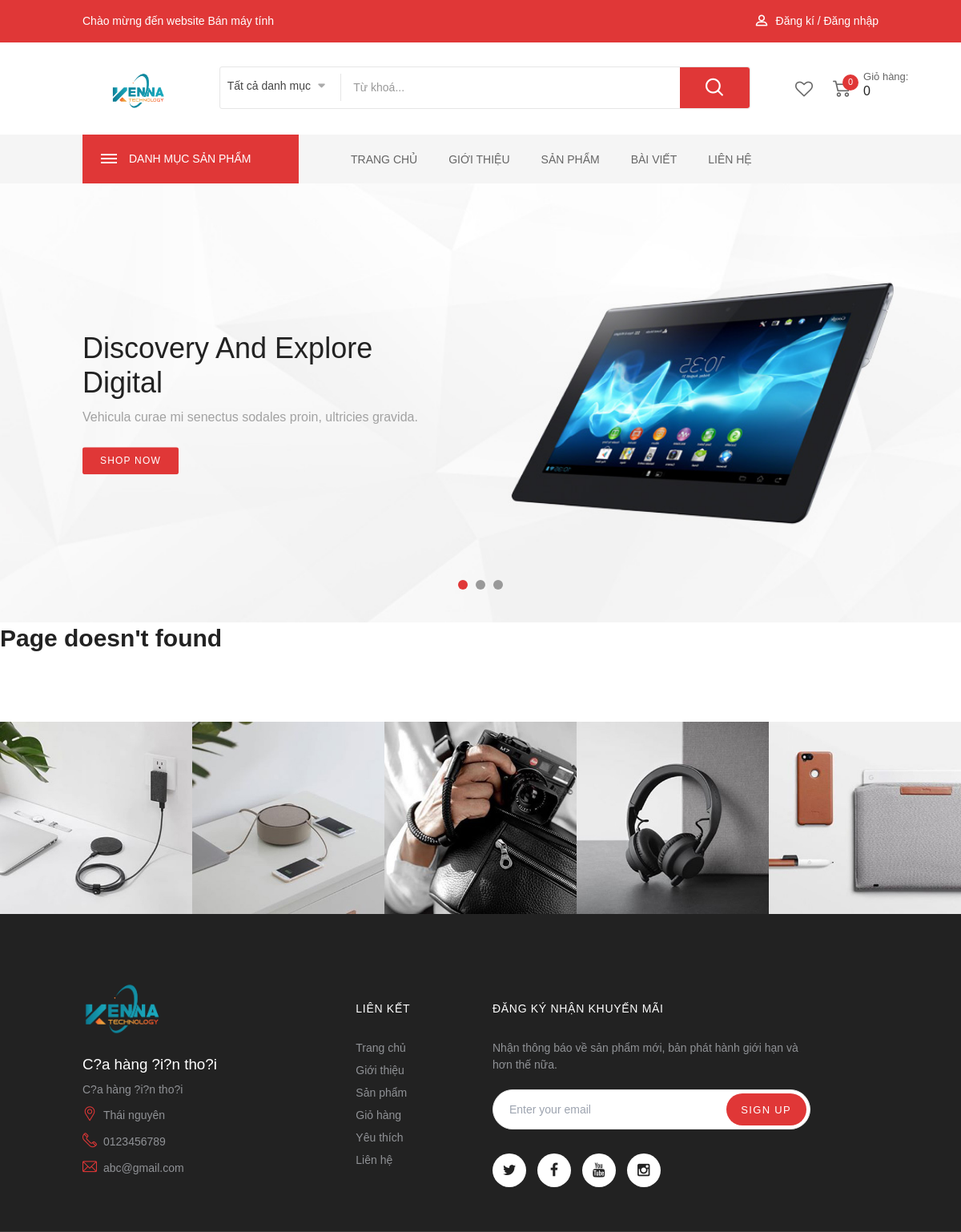
Page /404.php on the committed database.
### tables this page shows
CREATE TABLE `tbl_settings` (
  `id` int(11) NOT NULL,
  `title` varchar(255) NOT NULL,
  `description` varchar(255) NOT NULL,
  `body` text NOT NULL,
  `phone` varchar(255) NOT NULL,
  `email` varchar(255) NOT NULL,
  `address` varchar(255) NOT NULL,
  `link_facebook` varchar(255) NOT NULL,
  `link_youtobe` varchar(255) NOT NULL,
  `link_twitter` varchar(255) NOT NULL,
  `link_instagram` varchar(255) NOT NULL,
  `logo` varchar(255) NOT NULL
);

CREATE TABLE `tbl_slider` (
  `sliderId` int(11) NOT NULL,
  `sliderName` varchar(255) NOT NULL,
  `slider_image` varchar(255) NOT NULL,
  `type` int(11) NOT NULL
);

### lib/session.php (called while the page is built, shortened)
<?php
class Session{
 public static function get($key){
    if (isset($_SESSION[$key])) {
     return $_SESSION[$key];
    } else {
     return false;
    }
 }
}
?>

### classes/setting.php (called while the page is built, shortened)
<?php
	$filepath = realpath(dirname(__FILE__));
	include_once ($filepath.'/../lib/database.php');
?>
<?php
	class setting
	{
		private $db;
		public function __construct()
		{
			$this->db = new Database();
		}
        public function getSetting($id = 1)
        {
            $query = "SELECT * FROM tbl_settings where id = '$id'";
			$result = $this->db->select($query);
			return $result;
        }
	}
?>

### lib/database.php (called while the page is built, shortened)
<?php
Class Database{
   public $host   = "localhost";
   public $user   = "root";
   public $pass   = "";
   public $dbname = "thuctapcoso";
   public $link;
private function connectDB(){
   $this->link = new mysqli($this->host, $this->user, $this->pass,
    $this->dbname);
 }
public function select($query){
  $result = $this->link->query($query) or
   die($this->link->error.__LINE__);
  if($result->num_rows > 0){
    return $result;
  } else {
    return false;
  }
 }
}

### classes/cart.php (called while the page is built, shortened)
<?php
	$filepath = realpath(dirname(__FILE__));
	include_once ($filepath.'/../lib/database.php');
?>
<?php
	class cart
	{
		private $db;
		public function __construct()
		{
			$this->db = new Database();
		}
		public function check_cart(){
			$sId = session_id();
			$query = "SELECT * FROM tbl_cart WHERE sId = '$sId'";
			$result = $this->db->select($query);
			return $result;
		}
	}
?>

### classes/product.php (called while the page is built, shortened)
<?php
	$filepath = realpath(dirname(__FILE__));
	include_once ($filepath.'/../lib/database.php');
?>
<?php
	class product
	{
		private $db;
		public function __construct()
		{
			$this->db = new Database();
		}
		public function show_slider(){
			$query = "SELECT * FROM tbl_slider where type='1' order by sliderId desc";
			$result = $this->db->select($query);
			return $result;
		}
	}
?>

### includes/slider.php (the view)
 <div class="block-section-1">
	<div class="main-slide slide-opt-1 full-width">
		<div class="owl-carousel nav-style1" data-nav="false" data-autoplay="false" data-dots="true"
			data-loop="true" data-margin="0"
			data-responsive='{"0":{"items":1},"600":{"items":1},"1000":{"items":1}}'>
			<?php
				$get_slider = $product->show_slider();
				foreach($get_slider as $key=> $val){
					?>
					<div class="item-slide item-slide-<?php echo $key+1 ?>" style="background-image: url(admin/uploads/<?php echo $val['slider_image'] ?>)">
						<div class="slide-desc slide-desc-<?php echo $key+1 ?>">
							<div class="container">
								<div class="container-inner">
									<div class="p-primary">Discovery And Explore Digital</div>
									<p>Vehicula curae mi senectus sodales proin, ultricies gravida.</p>
									<a href="grid-product.html" class="btn-shop-now">Shop Now</a>
								</div>
							</div>
						</div>
					</div>
				<?php
				}
			?>
		</div>
	</div>
</div>

### includes/header.php (shortened to what this page needs)
<?php
include 'lib/session.php';
?>
<?php
include 'lib/database.php';
$ct = new cart();
$product = new product();
$setting = new setting();
?>
<!DOCTYPE HTML>
<head>
	<link rel="stylesheet" type="text/css" href="assets/fonts/flaticon/flaticon.css">
	<link rel="stylesheet" type="text/css" href="assets/css/animate.css">
	<link rel="stylesheet" type="text/css" href="assets/css/bootstrap.min.css">
	<link rel="stylesheet" type="text/css" href="assets/css/font-awesome.css">
	<link rel="stylesheet" type="text/css" href="assets/css/pe-icon-7-stroke.css">
	<link rel="stylesheet" type="text/css" href="assets/css/owl.carousel.css">
	<link rel="stylesheet" type="text/css" href="assets/css/chosen.css">
	<link rel="stylesheet" type="text/css" href="assets/css/jquery.bxslider.css">
	<link rel="stylesheet" type="text/css" href="assets/css/style.css">
	<link href="dist/output.css" rel="stylesheet">
	<link rel="stylesheet" href="https://cdnjs.cloudflare.com/ajax/libs/notify/0.4.2/styles/metro/notify-metro.css" />
</head>
<body class="index-opt-1">
	<div class="wrapper">
		<header class="site-header header-opt-1">
			<div class="header-top">
				<div class="container">
					<ul class="nav-top-left">
						<li><a href="#">Chào mừng đến website Bán máy tính</a></li>
					</ul>
					<ul class="nav-top-right dagon-nav">
						<li class="menu-item-has-children">
							<?php
								$login_check = Session::get('customer_login');
								if ($login_check) {
									echo '
									<a href="#"><i class="flaticon-profile" aria-hidden="true"></i>
										Tài khoản
									</a>
									';
								}else{
									echo '
									<a href="login.php"><i class="flaticon-profile" aria-hidden="true"></i>
										Đăng kí / Đăng nhập
									</a>
									';
								}
							?>
						</li>
					</ul>
				</div>
			</div>
			<?php
            $get_setting = $setting->getSetting();
            if($get_setting){
                while($result = $get_setting->fetch_assoc()){
            ?>
			<div class="header-content">
				<div class="container">
					<div class="row">
						<div class="col-md-2 nav-left">
							<strong class="logo">
								<a href="../index.php"><img style="width: 70px;" src="admin/uploads/<?php echo $result['logo'] ?>" alt="logo"></a>
							</strong>
						</div>
						<div class="col-md-8 nav-mind">
							<div class="block-search">
								<div class="block-content">
								<form action="search.php" method="post">
									<div class="categori-search ">
										<select title="categories" name="category" data-placeholder="All Categories" class="chosen-select categori-search-option">
										<option value="all">Tất cả danh mục</option>
										</select>
									</div>
									<div class="form-search">
										<div class="box-group">
											<input type="text" name="tukhoa" class="form-control" placeholder="Từ khoá...">
											<button name="search_product" class="btn btn-search" type="submit">
												<span class="flaticon-magnifying-glass"></span>
											</button>
										</div>
									</div>
									</form>
								</div>
							</div>
						</div>
						<div class="col-md-2 nav-right">
							<div class="block-minicart dropdown style2">
								<a class="minicart" href="cart.php">
									<span class="counter qty">
										<span class="cart-icon"><i class="flaticon-shopping-cart" aria-hidden="true"></i></span>
										<?php
											$check_cart = $ct->check_cart();
											if ($check_cart) {
												$qty = Session::get("qty");
												echo'<span class="counter-number">'.$qty.'</span>';
											}
											else { ?>
												<span class="counter-number">0</span>
											<?php }
										?>
									</span>
									<span class="counter-your-cart">
										<span class="counter-label">Giỏ hàng:</span>
										<?php
											$check_cart = $ct->check_cart();
											if ($check_cart) {
												$sum = Session::get("sum");
												echo'
												<span class="counter-price">'.number_format($sum).'đ</span>
												';
											}
											else { ?>
												<span class="counter-price">0</span>
											<?php }
										?>
									</span>
								</a>
							</div>
							<a class="wishlist-minicart" href="wishlist.php"><i class="fa fa-heart-o" aria-hidden="true"></i></a>
						</div>
					</div>
				</div>
			</div>
			<?php } } ?>
			<div class="header-menu-bar header-sticky">
				<div class="header-menu-nav menu-style-2">
					<div class="container">
						<div class="header-menu-nav-inner ">
						<div id="box-vertical-megamenus" class="box-vertical-megamenus nav-toggle-cat">
                            <h4 class="title active">
                                    <span class="btn-open-mobile home-page">
                                        <span></span>
                                        <span></span>
                                        <span></span>
                                    </span>
                                <span class="title-menu">Danh mục sản phẩm</span>
                            </h4>
                        </div>
							<div class="header-menu header-menu-resize">
								<ul class="header-nav dagon-nav md:flex md:ml-12 space-x-2">
									<li class="menu-item-has-children arrow">
										<a href="index.php">Trang chủ</a>
									</li>
									<li class="menu-item-has-children arrow item-megamenu">
										<a href="about.php">Giới thiệu</a>
									</li>
									<li class="menu-item-has-children arrow">
										<a href="products.php">Sản phẩm</a>
									</li>
									<li class="menu-item-has-children arrow">
										<a href="news.php">Bài viết</a>
									</li>
									<li class="menu-item-has-children arrow">
										<a href="contact.php">Liên hệ</a>
									</li>
								</ul>
							</div>
						</div>
					</div>
				</div>
			</div>
		</header>
		<main class="site-main">

### includes/footer.php (shortened to what this page needs)
</main>
<footer class="site-footer footer-opt-2">
        <div class="footer-top full-width">
            <div class="owl-carousel instagram" data-nav="false"
                 data-autoplay="false" data-dots="false" data-loop="true" data-margin="0"
                 data-responsive='{"0":{"items":2},"480":{"items":2},"768":{"items":3},"992":{"items":4},"1200":{"items":5}}'>
                <div class="item-instagram">
                    <a href="#">
                        <img src="assets/images/item-instagram-1.jpg" alt="img">
                    </a>
                </div>
                <div class="item-instagram">
                    <a href="#">
                        <img src="assets/images/item-instagram-2.jpg" alt="img">
                    </a>
                </div>
                <div class="item-instagram">
                    <a href="#">
                        <img src="assets/images/item-instagram-3.jpg" alt="img">
                    </a>
                </div>
                <div class="item-instagram">
                    <a href="#">
                        <img src="assets/images/item-instagram-4.jpg" alt="img">
                    </a>
                </div>
                <div class="item-instagram">
                    <a href="#">
                        <img src="assets/images/item-instagram-5.jpg" alt="img">
                    </a>
                </div>
            </div>
        </div>
        <?php
            $get_setting = $setting->getSetting();
            if($get_setting){
                while($result = $get_setting->fetch_assoc()){
            ?>
        <div class="footer-column equal-container">
            <div class="container">
                <div class="row">
                    <div class="col-md-4 col-sm-6 equal-elem">
                        <div class="logo-footer">
                            <img src="admin/uploads/<?php echo $result['logo'] ?>" style="width: 100px;margin:0px" alt="logo">
                        </div>
                        <div class="contacts">
                            <h2 class="text-white mb-4 text-3xl"><?php echo $result['title'] ?></h2>
                            <p class="contacts-info"><?php echo $result['description'] ?></p>
                            <span class="contacts-info info-address "><?php echo $result['address'] ?></span>
                            <span class="contacts-info info-phone"><?php echo $result['phone'] ?></span>
                            <span class="contacts-info info-support"><?php echo $result['email'] ?></span>
                        </div>
                    </div>
                    <div class="col-md-2 col-sm-6 equal-elem mx-auto mt-10">
                        <div class="links">
                            <h3 class="title-of-section">Liên kết</h3>
                            <ul>
                                <li><a href="#">Trang chủ</a></li>
                                <li><a href="#">Giới thiệu</a></li>
                                <li><a href="#">Sản phẩm</a></li>
                                <li><a href="#">Giỏ hàng</a></li>
                                <li><a href="#">Yêu thích</a></li>
                                <li><a href="#">Liên hệ</a></li>
                            </ul>
                        </div>
                    </div>
                    <div class="col-md-5 col-sm-6 equal-elem mt-10">
                        <div class="links">
                            <h3 class="title-of-section">Đăng ký nhận khuyến mãi</h3>
                            <span class="span-newsletter">Nhận thông báo về sản phẩm mới, bản phát hành giới hạn và hơn thế nữa.</span>
                            <div class="newsletter-form">
                                <form id="newsletter-validate-detail" class="form subscribe">
                                    <div class="control">
                                        <input type="email" placeholder="Enter your email" id="newsletter" name="email"
                                               class="input-subscribe">
                                        <button type="submit" title="Subscribe" class="btn subscribe">
                                            <span>Sign Up</span>
                                        </button>
                                    </div>
                                </form>
                            </div>
                            <div class="socials">
                                <a href="<?php echo $result['link_twitter'] ?>" class="social"><i class="fa fa-twitter" aria-hidden="true"></i></a>
                                <a href="<?php echo $result['link_facebook'] ?>" class="social"><i class="fa fa-facebook" aria-hidden="true"></i></a>
                                <a href="<?php echo $result['link_youtobe'] ?>" class="social"><i class="fa fa-youtube" aria-hidden="true"></i></a>
                                <a href="<?php echo $result['link_instagram'] ?>" class="social"><i class="fa fa-instagram" aria-hidden="true"></i></a>
                            </div>
                        </div>
                    </div>
                </div>
            </div>
        </div>
        <?php } } ?>
    </footer>
</div>
<div x-data="alert" class="alert_custom">
</div>
</body>
</html>

### includes/footer.php (style rules this page uses)
.alert_custom { position: fixed; pointer-events: none; width: 100%; height: 100vh; top: 0; left: 0; z-index: 9999999999; }

### rows in the picture
tbl_settings: logo (picture), title "C?a hàng ?i?n tho?i", description "C?a hàng ?i?n tho?i", address "Thái nguyên", phone "0123456789", email "abc@gmail.com"
tbl_slider: slider_image (picture)
